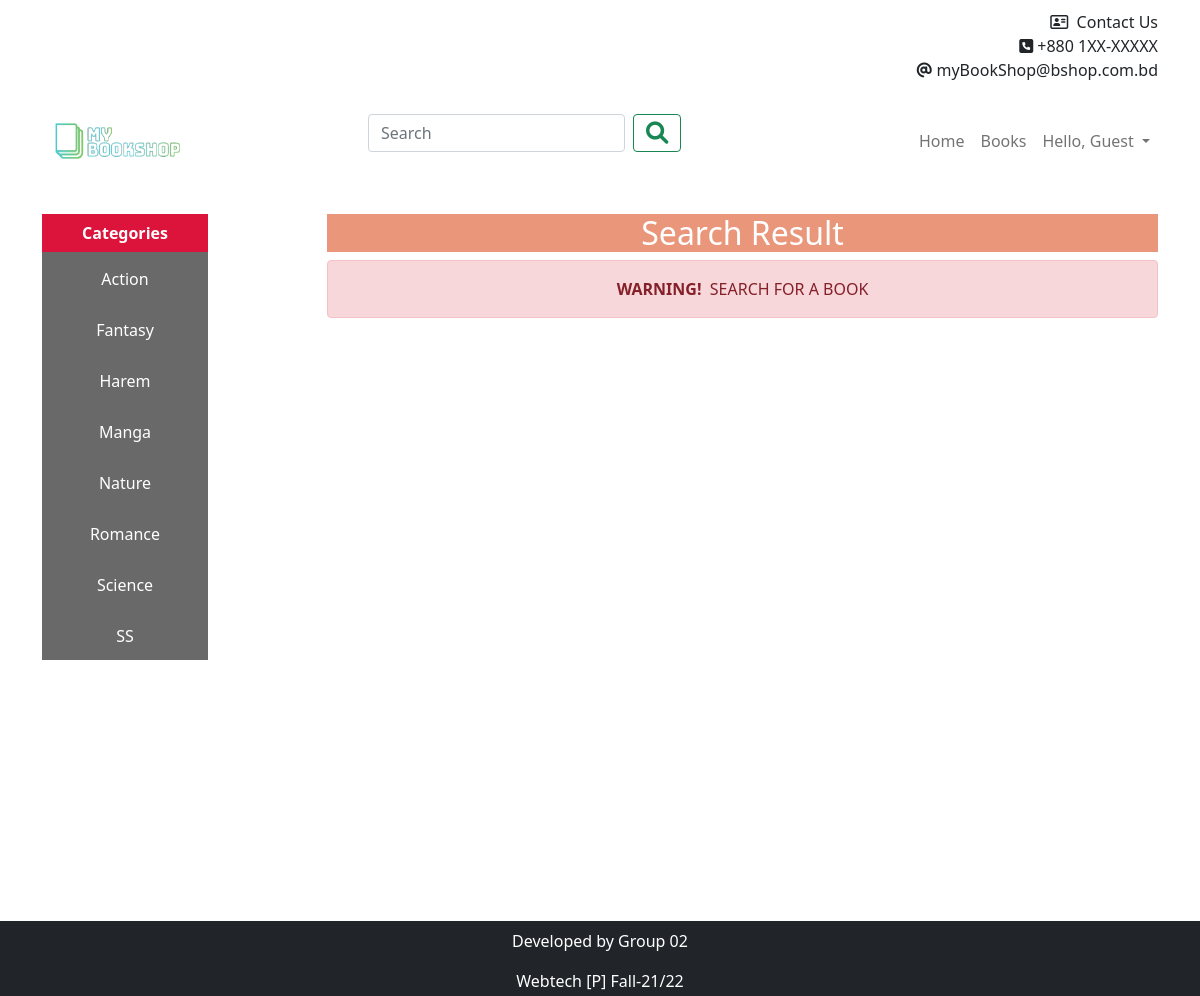
The app's page /wt-project/user/searchbook.php with its own data.
### tables this page shows
CREATE TABLE `categories` (
  `id` int(11) NOT NULL,
  `categories` varchar(20) NOT NULL
);

### wt-project/user/searchbook.php (the view, shortened to what this page needs)
<?php
    require_once 'header.php';
    $output="";
?>
<div class="container">
    <div class="row">
        <div class="col-sm-2">
            <table class="table table-borderless table-hover" style="text-align: center;">
                <thead>
                    <tr style="background-color: crimson;">
                        <th scope="row" style="color: white;">Categories</th>
                        </tr>
                </thead>
                <tbody>
                    <?php
                    $conn = mysqli_connect('localhost', 'root','','mybookshop');
                    $sql = "SELECT categories FROM categories";
                    $result = mysqli_query($conn, $sql);
                    if(mysqli_num_rows($result)>0){
                        ?>
                        <?php
                        while($row = mysqli_fetch_assoc($result)){
                            ?>
                            <tr style="background-color: dimgray;">
                                <td>
                                    <div class="d-grid gap-2" style="height: 35px;">
                                        <form action="searchbook.php" method="post">
                                        <button class="btn" name="searchbook" type="submit" value="<?= $row['categories'] ?>" style="color: white;"><?= $row['categories'] ?>
                                        </button>
                                    </form>
                                    </div>
                                </td>
                            </tr>
                            <?php
                        }
                    }
                    ?>
                </tbody>
            </table>
        </div>
        <div class="col-sm-1"> </div>
        <div class="col-sm-9">
            <div class="tag"><h2>Search Result</h2></div>
            <div class="row" style="padding-bottom: 50px;">
                <?php
                if(isset($_POST['searchbook']) || isset($_POST['searchbybookname'])){
                    if(isset($_POST['searchbook'])){
                        $category = $_POST['searchbook'];
                        $sql = "SELECT * FROM bookdetails WHERE category='$category' ORDER BY bookname ASC ";
                    }
                    if(isset($_POST['searchbybookname'])){
                        $bookname = $_POST['bookname'];
                        $sql = "SELECT * FROM bookdetails WHERE bookname='$bookname' ";
                    }
                    $result = mysqli_query($conn, $sql);
                    if(mysqli_num_rows($result)>0){
                        while($row = mysqli_fetch_assoc($result)){
                            $img = str_replace("../","/wt-project/", $row['image']);
                            $output .=
                                '<div class="col-sm-4" style="padding:5px 15px; text-align: center;">
                                    <img src="'.$img.'" width="80%" height="250px">
                                    <h3 style="font-size: medium;">'.$row['bookname'].'</h5>
                                    <h5 style="font-size: small;">By '.$row['author'].'</h5>
                                    <h5 style="font-size: larger;">BDT '.$row['price'].'</h5>
                                    <form name="form" method="post">
                                        <input type="hidden" name="bookid" id="bookid'.$row['id'].'" value="'.$row['id'].'">
                                        <input type="hidden" name="bookname" id="bookname'.$row['id'].'" value="'.$row['bookname'].'">
                                        <input type="hidden" name="image" id="image'.$row['id'].'" value="'.$row['image'].'">
                                        <input type="hidden" name="price" id="price'.$row['id'].'" value="'.$row['price'].'">';
                                        if(!isset($_SESSION['user_status'])){
                                            $output .=
                                                '<input type="submit" name="submit" value="Add To Cart" class="btn btn-primary login" style="width: 80%">';
                                        }
                                        else{
                                            $output .=
                                                '<button type="button" id="'.$row['id'].'" class="btn btn-primary xbtn" style="width: 80%">Add To Cart</button>';
                                        }
                            $output .=
                                '</form>
                                </div>';
                        }
                    }
                    else{
                        $output .=
                                '<div class="container-fluid text-center">
                                <div class="alert alert-warning ">
                                    <strong>Result!</strong>&nbsp No Book Found
                                </div>
                            </div>';
                    }
                }
                else{
                    $output .=
                            '<div class="container-fluid text-center">
                                <div class="alert alert-danger ">
                                    <strong>WARNING!</strong>&nbsp SEARCH FOR A BOOK
                                </div>
                            </div>';
                }
                echo $output;
                ?>
            </div>
        </div>
    </div>
</div>
<?php
    require_once 'footer.php';
?>

### wt-project/user/css/header.css (style rules this page uses)
.container { padding-bottom: 25px; }
.tag { text-align: center; color: white; background-color: darksalmon; }

### records on screen
categories: categories "Action"
categories: categories "Fantasy"
categories: categories "Harem"
categories: categories "Manga"
categories: categories "Nature"
categories: categories "Romance"
categories: categories "Science"
categories: categories "SS"
